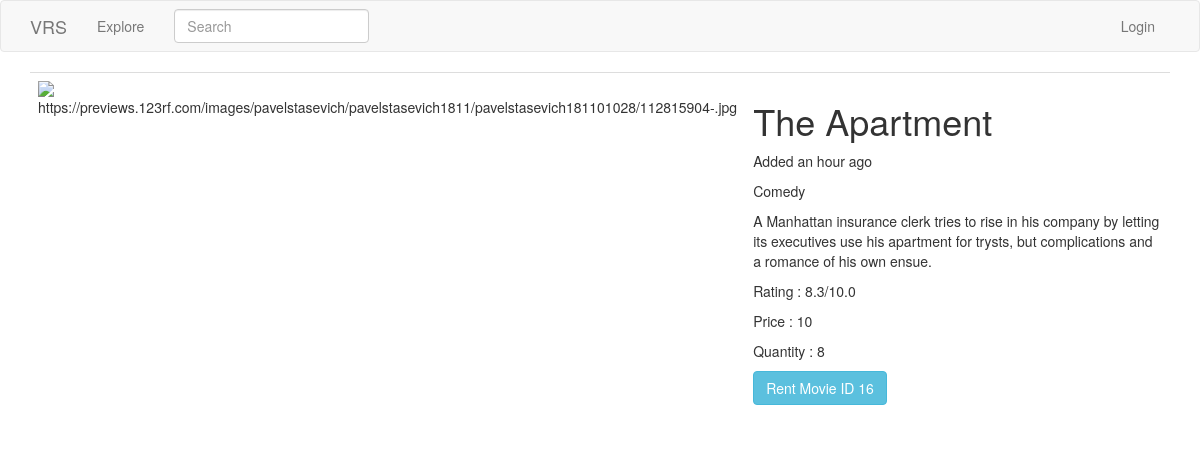
The app's page /movie/16 with its own data.
### app/models.py (models this page shows, shortened)
class SearchableMixin(object):
    @classmethod
    def search(cls, expression, page, per_page):
        ids, total = query_index(cls.__tablename__, expression, page, per_page)
        if total == 0:
            return cls.query.filter_by(id=0), 0
        when = []
        for i in range(len(ids)):
            when.append((ids[i], i))
        return cls.query.filter(cls.id.in_(ids)).order_by(
            db.case(when, value=cls.id)), total

class Movie(SearchableMixin,db.Model):
    __searchable__ = ['name', 'genre', 'rating', 'price', 'description']
    id = db.Column(db.Integer, primary_key=True)
    name = db.Column(db.String(40))
    img_path = db.Column(db.String(140))
    description = db.Column(db.String(140))
    genre = db.Column(db.String(40))
    rating = db.Column(db.Float)
    price = db.Column(db.Float)
    quantity = db.Column(db.Integer)
    timestamp = db.Column(db.DateTime, index=True, default=datetime.utcnow)

### app/routes.py (the view)
@app.route('/movie/<id>', methods=['GET', 'POST'])
def movie(id):
    if str(request.form.get('Rent Movie'))[:10] == 'Rent Movie':
        if(current_user.is_authenticated):
            rent_movie(current_user.id, int(str(request.form.get('Rent Movie'))[14:]))
        else:
            flash('Please login to rent a movie')
    movie = Movie.query.filter_by(id=id).first_or_404()
    page = request.args.get('page', 1, type=int)
    movies = Movie.query.order_by(Movie.timestamp.desc()).paginate(
        page, app.config['MOVIES_PER_PAGE'], False)
    next_url = url_for('movie',id=Movie.query.order_by(Movie.id.data)[-1], page=movies.next_num) \
        if movies.has_next else None
    prev_url = url_for('movie',id=Movie.query.order_by(Movie.id.data)[0], page=movies.prev_num) \
        if movies.has_prev else None
    return render_template('movie.html', movie=movie, movies=movies.items,
                           next_url=next_url, prev_url=prev_url)

### app/forms.py
class SearchForm(FlaskForm):
    q = StringField('Search', validators=[DataRequired()])
    def __init__(self, *args, **kwargs):
        if 'formdata' not in kwargs:
            kwargs['formdata'] = request.args
        if 'meta' not in kwargs:
            kwargs['meta'] = {'csrf': False}
        super(SearchForm, self).__init__(*args, **kwargs)

### app/routes.py (called while the page is built)
@app.before_request
def before_request():
    if current_user.is_authenticated:
        current_user.last_seen = datetime.utcnow()
        db.session.commit()
    g.search_form = SearchForm()
    g.locale = str(getlocale())

### app/templates/movie.html
{% extends "base.html" %}
{% block app_content %}
    <table class="table table-hover">
        <tr>
            <td width="300px"><img width="300" height="400" src="{{ movie.img_path }}" alt="https://previews.123rf.com/images/pavelstasevich/pavelstasevich1811/pavelstasevich181101028/112815904-.jpg"></td>
        <td>
            <h1>{{ movie.name }}</h1>
            {% if movie.timestamp %}
            <p>Added {{ moment(movie.timestamp).fromNow() }}</p>
            {% endif %}
            <p>{{ movie.genre }}</p>
            <p>{{ movie.description }}</p>
            <p>Rating : {{ movie.rating }}/10.0</p>
            <p>Price : {{ movie.price }}</p>
            <p>Quantity : {{ movie.quantity }}</p>
            {% if current_user.is_authenticated %}
            {% if current_user.user_cat=='user' %}
            <form method="post" >
                <input type="submit" class="btn btn-info" value="Rent Movie ID {{ movie.id }}" name="Rent Movie">
            </form>
            {% else %}
            <form method="post" >
                <a href="{{ url_for('edit_movie',id=movie.id) }}">
                <input type="button" class="btn btn-info" value="Edit Movie Details" name="Edit Movie Details">
                </a>
            </form>
            {% endif %}
            {% else %}
            <form method="post" >
                <input type="submit" class="btn btn-info" value="Rent Movie ID {{ movie.id }}" name="Rent Movie">
            </form>
            {% endif %}
        </td>
        </tr>
    </table>
{% endblock %}

### records on screen
Movie: name "The Apartment", timestamp "an hour ago", genre "Comedy", description "A Manhattan insurance clerk tries to rise in his company by letting its executives use his apartment for trysts, but complications and a romance of his own ensue.", rating "8.3", price "10", quantity "8", id "Rent Movie ID 16"
